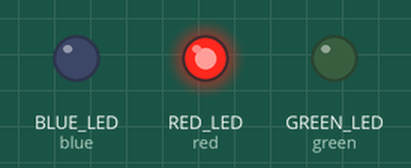
Bench run of a program on a simulated CircuitPython board. Shown: output pins drawn as LEDs (lit = HIGH). What the program prints to the serial console is not drawn.

Above: at 0.05 s.
At 0.65 s:
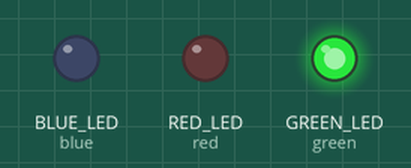
At 1.35 s:
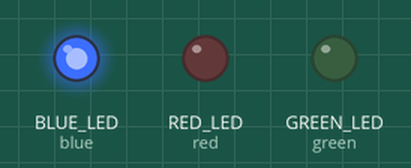
At 2.75 s:
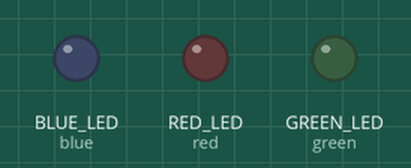
Timing chart, 0 to 3.0 s (numbered marks = the images above):
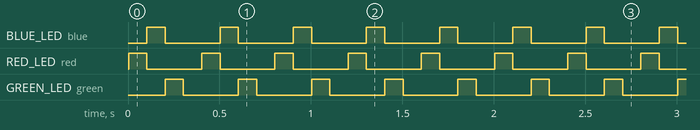

The program:

onboard_LEDs.py
```python
import time
import board
import digitalio

blue = digitalio.DigitalInOut(board.BLUE_LED)
red = digitalio.DigitalInOut(board.RED_LED)
green = digitalio.DigitalInOut(board.GREEN_LED)

blue.direction = digitalio.Direction.OUTPUT
red.direction = digitalio.Direction.OUTPUT
green.direction = digitalio.Direction.OUTPUT

print(dir(board))

while True:
    red.value = True
    time.sleep(0.1)
    red.value = False
    blue.value = True
    time.sleep(0.1)
    blue.value = False
    # time.sleep(0.1)
    green.value = True
    time.sleep(0.1)
    green.value = False
    time.sleep(0.1)
```

Measured:
- by itself, BLUE_LED (blue), RED_LED (red), GREEN_LED (green): alternates HIGH for 0.10 s and LOW for 0.30 s
